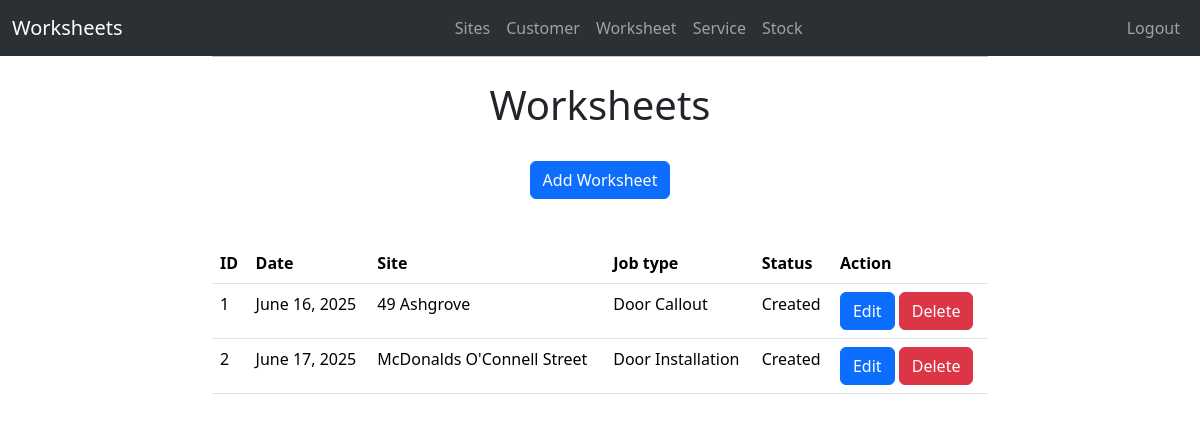
Before: /worksheet/ (signed in) with the older database file.
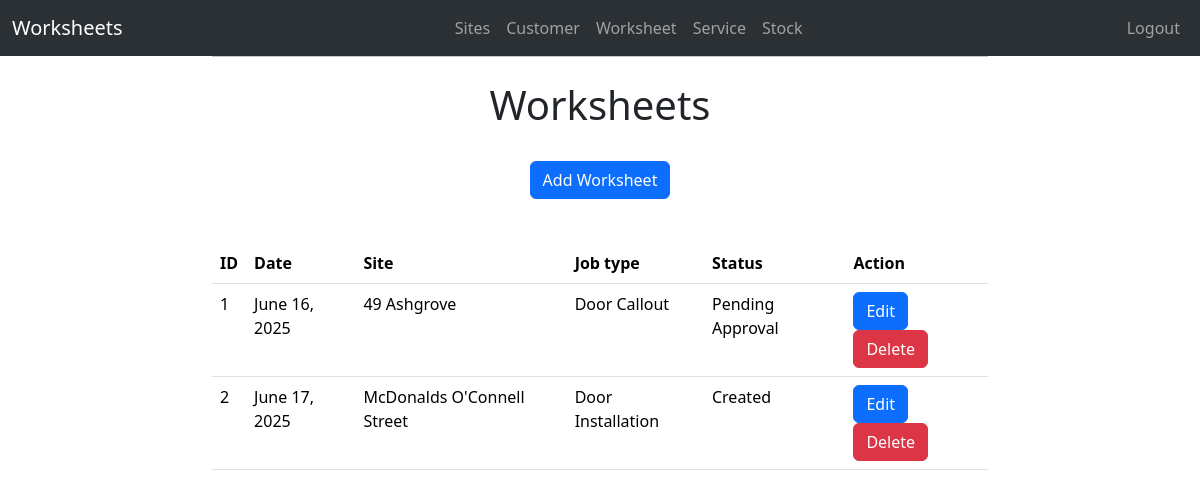
After: the same page with the newer database file.
### workforms/models.py (models this page shows)
class Worksheet(models.Model):
    site_name = models.ForeignKey(Site, on_delete=models.CASCADE)
    date = models.DateField()
    start_time = models.TimeField(blank=True )
    end_time = models.TimeField(blank=True )
    travel_time = models.FloatField(blank=True)
    job_type = models.CharField(max_length=50, choices=Choices.JOB_TYPE)
    description = models.TextField()
    materials = models.TextField(blank=True)
    num_electrcians = models.IntegerField()
    num_apprentices = models.IntegerField()
    electricians_name = models.CharField(max_length=30)
    customer_name = models.CharField(max_length=50)
    signature = models.ImageField(blank=True)
    image2 = models.ImageField(blank=True)
    image3 = models.ImageField(blank=True)
    image4 = models.ImageField(blank=True)
    image5 = models.ImageField(blank=True)
    image6 = models.ImageField(blank=True)
    status = models.CharField(max_length=50, choices=Choices.STATUS, default="Created")

class Site(models.Model):
    site_name = models.CharField(max_length=40)
    address = models.CharField(max_length=40, blank=True)
    town = models.CharField(max_length=40, blank=True)
    county = models.CharField(max_length=40, blank=True)
    country = models.CharField(max_length=40, blank=True)
    aircode = models.CharField(max_length=40, blank=True)
    def __str__(self):
        return str(self.site_name)

### workforms/views.py (the view)
# urls.py: path('worksheet/', worksheet, name='Worksheet'),
@login_required
def worksheet(request):
    worksheets = Worksheet.objects.all()
    return render(request, 'worksheet.html', {'worksheets': worksheets})

### workforms/templates/worksheet.html
{% extends 'base.html' %}
{% block content %}
<div class="text-center" style="margin: 20px;">
  <h1>Worksheets</h1>
  <br>
  <a class="btn btn-primary" href="/worksheet/add_worksheet/" role="button">Add Worksheet</a>
  <br>
  <br>
</div>
<table class="table">
  <thead>
    <tr>
      <th scope="col">ID</th>
      <th scope="col">Date</th>
      <th scope="col">Site</th>
      <th scope="col">Job type</th>
      <th scope="col">Status</th>
      <th scope="col">Action</th>
    </tr>
  </thead>
  <tbody>
    {% for x in worksheets %}
    <tr>
      <td>{{ x.id }}</td>
      <td>{{ x.date }}</td>
      <td>{{ x.site_name  }}</td>
      <td>{{ x.job_type }}</td>
      <td>{{ x.status }}</td>
      <td>
        <a class="btn btn-primary" href="/worksheet/edit_worksheet/{{ x.id }}" role="button">Edit</a>
        <a class="btn btn-danger" href="/worksheet/delete_worksheet/{{ x.id }}" role="button" onclick="return confirm('Are you sure you want to delete this Worksheet?');">Delete</button>
      </td>
    </tr>
    {% endfor %}
  </tbody>
</table>
{% endblock %}

Changed rows visible on the page:
changed Worksheet "Door Callout": status "Created" → "Pending Approval"
